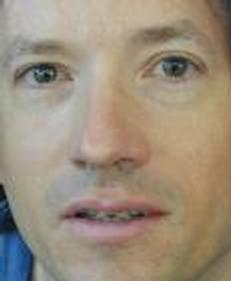
#> input picture src.jpg, 231 x 281 px
$ python PatchBasedSynthesis.py src.jpg 100 100 1.0   (older library calls are emulated)
#> lines starting #> are read from the running program, lines starting #| are printed output that depends on the picture
### toolbox.py
import numpy as np


def insert_global_vars(vars):
    global img, img_sample
    global overlap, patch_sz
    global sample_height, sample_width
    img, img_sample = vars.get('img'), vars.get('img_sample')
    sample_height, sample_width = vars.get('sample_height'), vars.get('sample_width')
    overlap, patch_sz = vars.get('OverlapWidth'), vars.get('PatchSize')


# ------------------------------------ #
# Best Fit Patch and related functions #
# ------------------------------------ #
def overlap_error_vertical(img_px, sample_px):
    iLeft, jLeft = img_px
    iRight, jRight = sample_px
    img_int = img.astype(np.int32)
    img_sample_int = img_sample.astype(np.int32)

    diff = (img_int[iLeft:iLeft + patch_sz, jLeft:jLeft + overlap]
            - img_sample_int[iRight:iRight + patch_sz, jRight:jRight + overlap])
    overlap_err = np.sum(np.sum(diff**2, axis=2)**0.5)

    return overlap_err


# [34 lines left out: functions overlap_error_horizntl, get_best_tex_patches, not called in this run]


def get_best_patches(px, overlap_err_threshold):
    pixels = []
    # check for top layer
    if px[0] == 0:
        for i in range(sample_height - patch_sz):
            for j in range(overlap, sample_width - patch_sz):
                error = overlap_error_vertical((px[0], px[1] - overlap),
                                               (i, j - overlap))
                if error < overlap_err_threshold:
                    pixels.append((i, j))
                elif error < overlap_err_threshold / 2:
                    return [(i, j)]
    # check for leftmost layer
    elif px[1] == 0:
        for i in range(overlap, sample_height - patch_sz):
            for j in range(sample_width - patch_sz):
                error = overlap_error_horizntl((px[0] - overlap, px[1]),
                                               (i - overlap, j))
                if error < overlap_err_threshold:
                    pixels.append((i, j))
                elif error < overlap_err_threshold / 2:
                    return [(i, j)]
    # for pixel placed inside
    else:
        for i in range(overlap, sample_height - patch_sz):
            for j in range(overlap, sample_width - patch_sz):
                error_vertical = overlap_error_vertical(
                    (px[0], px[1] - overlap), (i, j - overlap))
                error_horizntl = overlap_error_horizntl(
                    (px[0] - overlap, px[1]), (i - overlap, j))
                if (error_vertical < overlap_err_threshold and
                        error_horizntl < overlap_err_threshold):
                    pixels.append((i, j))
                elif (error_vertical < overlap_err_threshold / 2 and
                      error_horizntl < overlap_err_threshold / 2):
                    return [(i, j)]
    return pixels


# ------------------------------ #
# Quilting and related Functions #
# ------------------------------ #
# [190 lines left out: functions calc_ssd_error, get_cost_vertical, get_cost_horizntl, find_mincost_path_vertical, find_mincost_path_horizntl, quilt_vertical and 3 more, not called in this run]

### PatchBasedSynthesis.py
#!/usr/bin/python

import cv2
import sys
import numpy as np
from random import randint

from toolbox import insert_global_vars
from toolbox import get_best_patches, fill_image, quilt_patches


# Image Loading and initializations
img_sample = cv2.imread(sys.argv[1])
#> img_sample is the input picture: shape (281, 231, 3); mean B, G, R 124.7, 142.8, 156.7
[sample_height, sample_width, _] = img_sample.shape
#> sample_height = 281; sample_width = 231
img_height, img_width = 250, 200
img = np.zeros((img_height, img_width, 3), np.uint8)
PatchSize = int(sys.argv[2])
OverlapWidth = int(sys.argv[3])
InitialThresConstant = float(sys.argv[4])

# Picking random patch to begin
randomPatchHeight = randint(0, sample_height - PatchSize)
#> randomPatchHeight = 98
randomPatchWidth = randint(0, sample_width - PatchSize)
#> randomPatchWidth = 107
img[:PatchSize, :PatchSize] = \
    img_sample[randomPatchHeight:randomPatchHeight + PatchSize,
               randomPatchWidth:randomPatchWidth + PatchSize]
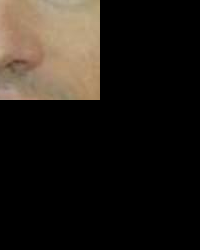
#> img: shape (250, 200, 3); mean B, G, R 22.8, 28.7, 34
# Initializating next
GrowPatchLocation = (0, PatchSize)

pixelsCompleted = 0
TotalPatches = ((img_height - 1) / PatchSize) * ((img_width) / PatchSize) - 1

# Hack!! Send global variables in main script into toolbox
insert_global_vars(locals())


sys.stdout.write(
    "Progress : [%-20s] %d%% | PixelsCompleted: %d | "
    "ThresholdConstant: --.------"
    % ('=' * int(pixelsCompleted * 20 / TotalPatches),
       (100 * pixelsCompleted) / TotalPatches, pixelsCompleted))
sys.stdout.flush()

while GrowPatchLocation[0] + PatchSize < img_height:
    pixelsCompleted += 1
    ThresholdConstant = InitialThresConstant
    # set progress to zer0
    progress = 0
    while progress == 0:
        ThresholdOverlapError = ThresholdConstant * PatchSize * OverlapWidth
        # Get Best matches for current pixel
#> (the run stopped early here; a loop or call above may not have finished)
